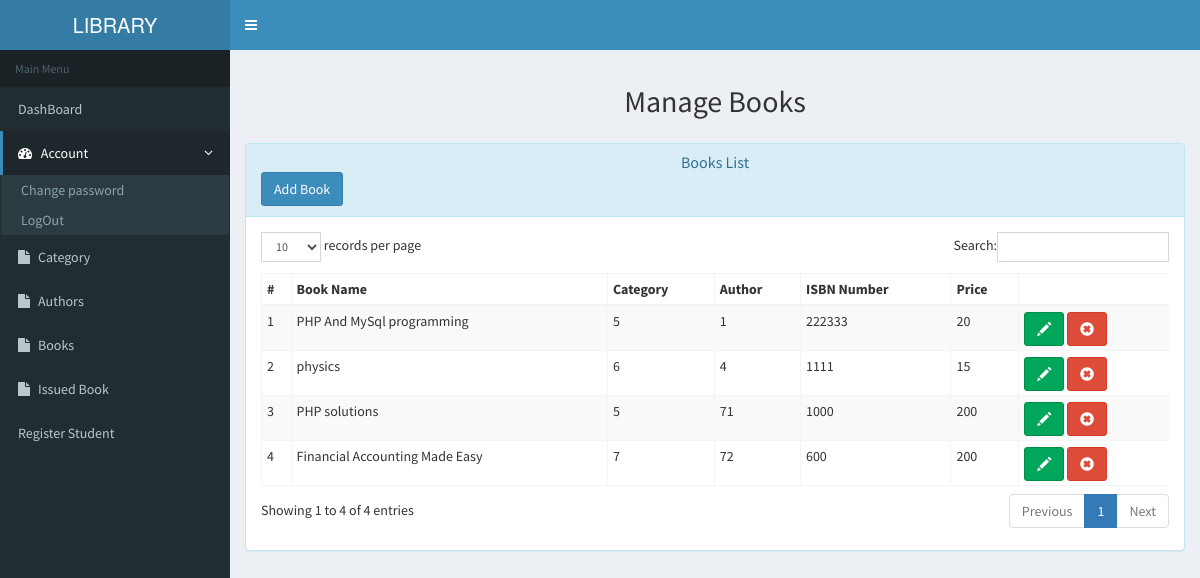
The app's page /admin/book.php with its own data.
### tables this page shows
CREATE TABLE `books` (
  `id` int(11) NOT NULL,
  `BookName` varchar(255) DEFAULT NULL,
  `CatId` int(11) DEFAULT NULL,
  `AuthorId` int(11) DEFAULT NULL,
  `ISBNNumber` int(11) DEFAULT NULL,
  `BookPrice` int(11) DEFAULT NULL,
  `RegDate` timestamp NULL DEFAULT CURRENT_TIMESTAMP,
  `UpdationDate` timestamp NULL DEFAULT NULL ON UPDATE CURRENT_TIMESTAMP
);

### admin/book.php (the view, shortened to what this page needs)
<?php
include('layout/master.php');
?>
   <div class="content-wrapper">
<?php   if (isset($_GET['add']) || isset($_GET['edit'])) {
            $book = ((isset($_POST['book']))?$_POST['book']:'');
            $category = ((isset($_POST['category']))?$_POST['category']:'');
            $author = ((isset($_POST['author']))?$_POST['author']:'');
            $isbn = ((isset($_POST['isbn']))?$_POST['isbn']:'');
            $price = ((isset($_POST['price']))?$_POST['price']:'');
            if (isset($_GET['edit'])) {
               $id = (int)$_GET['edit'];
              $sql = "SELECT * FROM books WHERE id =:id";
              $stmt = $conn->prepare($sql);
              $stmt->bindParam(':id', $id, PDO::PARAM_STR);
              $stmt->execute();
              $results = $stmt->fetchAll(PDO::FETCH_ASSOC);
              foreach($results as $result){}
              $book = ((isset($_POST['book']) && $_POST['book'] !='')?$_POST['book']:show($result['BookName']));
              $category = ((isset($_POST['category']) && $_POST['category'] !='')?$_POST['category']:show($result['CatId']));
              $author = ((isset($_POST['author']) && $_POST['author'] !='')?$_POST['author']:show($result['AuthorId']));
              $isbn = ((isset($_POST['isbn']) && $_POST['isbn'] !='')?$_POST['isbn']:show($result['ISBNNumber']));
              $price = ((isset($_POST['price']) && $_POST['price'] !='')?$_POST['price']:show($result['BookPrice']));
            }
            $errors = [];
             if($_POST){
                if(isset($_GET['edit'])){
                }else{
                   $query = "SELECT * FROM books WHERE BookName=:book";
                   $stmt= $conn->prepare($query);
                   $stmt->bindParam(':book',$book, PDO::PARAM_STR);
                   $stmt->execute();
                   $count = $stmt->fetchAll(PDO::FETCH_ASSOC);
                   if($stmt->rowCount() != 0){
                      $errors[]="book already exist";
                   }
                }
                if(!empty($errors)){
                   echo display_error($errors);
                }else{
                  $sql="INSERT INTO books(BookName,CatId,AuthorId,ISBNNumber,BookPrice) VALUES(:book,:catid,:authorid,:isbn,:bookprice)";
                  $stmt = $conn->prepare($sql);
                  $stmt->bindParam(':book',$book, PDO::PARAM_STR);
                  $stmt->bindParam(':catid',$category, PDO::PARAM_STR);
                  $stmt->bindParam(':authorid',$author, PDO::PARAM_STR);
                  $stmt->bindParam(':isbn',$isbn, PDO::PARAM_STR);
                  $stmt->bindParam(':bookprice',$price, PDO::PARAM_STR);
                   if(isset($_GET['edit'])){
                      $sql = "UPDATE books SET BookName=:book,CatId=:catid,AuthorId=:authorid,ISBNNumber=:isbn,BookPrice=:bookprice WHERE id=:id";
                      $stmt = $conn->prepare($sql);
                      $stmt->bindParam(':book',$book, PDO::PARAM_STR);
                     $stmt->bindParam(':catid',$category, PDO::PARAM_STR);
                     $stmt->bindParam(':authorid',$author, PDO::PARAM_STR);
                     $stmt->bindParam(':isbn',$isbn, PDO::PARAM_STR);
                     $stmt->bindParam(':bookprice',$price, PDO::PARAM_STR);
                      $stmt->bindParam(':id',$id, PDO::PARAM_STR);
                   }
                   $stmt->execute();
             }
             header('Location:book.php');
          }
   ?>
         <section class="content-header">
            <h2 class="text-center"><?=((isset($_GET['edit']))?'Edit':'Add');?> Books</h2>
         </section><hr>
         <section class="content">
            <div class="row">
               <div class="col-md-6 col-md-offset-3">
                  <div class="panel panel-info">
                       <div class="panel-heading">
                         <h3 class="panel-title">Book Info</h3>
                       </div>
                       <div class="panel-body">
                          <form class="" action="" method="post">
                            <div class="form-group">
                               <label for="book">Book Name</label>
                               <input type="text" name="book"  class="form-control" value="<?=$book;?>">
                            </div>
                            <div class="form-group">
                               <select class="form-control" name="category">
                                     <option value="">Select Caregory</option>
                                     <?php
                                       $status=1;
                                       $sql = "SELECT * FROM  categories WHERE Status=:status";
                                       $query = $conn-> prepare($sql);
                                       $query -> bindParam(':status',$status, PDO::PARAM_STR);
                                       $query->execute();
                                       $results=$query->fetchAll(PDO::FETCH_ASSOC);
                                       $cnt=1;
                                       if($query->rowCount() > 0)
                                       {
                                          foreach($results as $result)
                                          { ?>
                                     <option value="<?=$result['id'];?>"><?=$result['CategoryName'];?></option>
                                  <?php }} ?>
                               </select>
                            </div>
                            <div class="form-group">
                               <select class="form-control" name="author">
                                     <option value="">Select Author</option>
                                     <?php
                                       $sql = "SELECT * FROM  authors";
                                       $query = $conn-> prepare($sql);
                                       $query->execute();
                                       $results=$query->fetchAll(PDO::FETCH_ASSOC);
                                       $cnt=1;
                                       if($query->rowCount() > 0)
                                       {
                                          foreach($results as $result)
                                          { ?>
                                     <option value="<?=$result['id'];?>"><?=$result['author_name'];?></option>
                                  <?php }} ?>
                               </select>
                            </div>
                            <div class="form-group">
                               <label for="">ISBN Number</label>
                               <input type="text" name="isbn" class="form-control" value="<?=$isbn;?>">
                            </div>
                            <div class="form-group">
                               <label for="">Price</label>
                               <input type="text" name="price" class="form-control" value="<?=$price;?>">
                            </div>
                            <a href = "book.php" class="btn btn-default">Cancel</a>
                            <input type="submit" value="<?=((isset($_GET['edit']))?'Edit':'Add');?> Book" class="btn btn-info btn-sm">
                         </form>
                       </div>
                     </div>
               </div>
            </div>
         </section>
      <?php }else{ ?>
         <section class="content-header">
            <h2 class="text-center">Manage Books</h2>
         </section>
         <section class="content">
            <div class="panel panel-info">
              <div class="panel-heading">
                <h3 class="panel-title text-center">Books List</h3>
                <a href="book.php?add=1" class="btn btn-primary">Add Book</a>
              </div>
              <div class="panel-body">
                 <div class="table-responsive">
                    <table class="table table-condensed table-striped table-bordered"  id="dataTables-example">
                       <thead>
                          <th>#</th><th>Book Name</th><th>Category</th><th>Author</th><th>ISBN Number</th><th>Price</th> <th></th>
                       </thead>
                       <tbody>
                          <?php
                            $sql = "SELECT * FROM books";
                            $stmt = $conn->prepare($sql);
                            $stmt->execute();
                            $results =$stmt->fetchAll(PDO::FETCH_ASSOC);
                            $sn =1;
                               foreach ($results as $result):?>
                          <tr>
                             <td><?=$sn;?></td>
                             <td><?=$result['BookName'];?></td>
                             <td><?=$result['CatId'];?></td>
                             <td><?=$result['AuthorId'];?></td>
                             <td><?=$result['ISBNNumber'];?></td>
                             <td><?=$result['BookPrice'];?></td>
                             <td>
                                <a href="book.php?edit=<?=$result['id'];?>"><span class="glyphicon glyphicon-pencil btn btn-success"></span></a>
                                <a href="book.php?delete=<?=$result['id'];?>"><span class="glyphicon glyphicon-remove-sign btn btn-danger"></span></a>
                             </td>
                          </tr>
                          <?php $sn +=1;
                       endforeach;?>
                       </tbody>
                    </table>
                 </div>
              </div>
            </div>
         </section>
   <?php } ?>
     </div>
 <?php include('../includes/footer.php');?>

### records on screen
books: BookName "PHP And MySql programming", CatId "5", AuthorId "1", ISBNNumber "222333", BookPrice "20"
books: BookName "physics", CatId "6", AuthorId "4", ISBNNumber "1111", BookPrice "15"
books: BookName "PHP solutions", CatId "5", AuthorId "71", ISBNNumber "1000", BookPrice "200"
books: BookName "Financial Accounting Made Easy", CatId "7", AuthorId "72", ISBNNumber "600", BookPrice "200"
